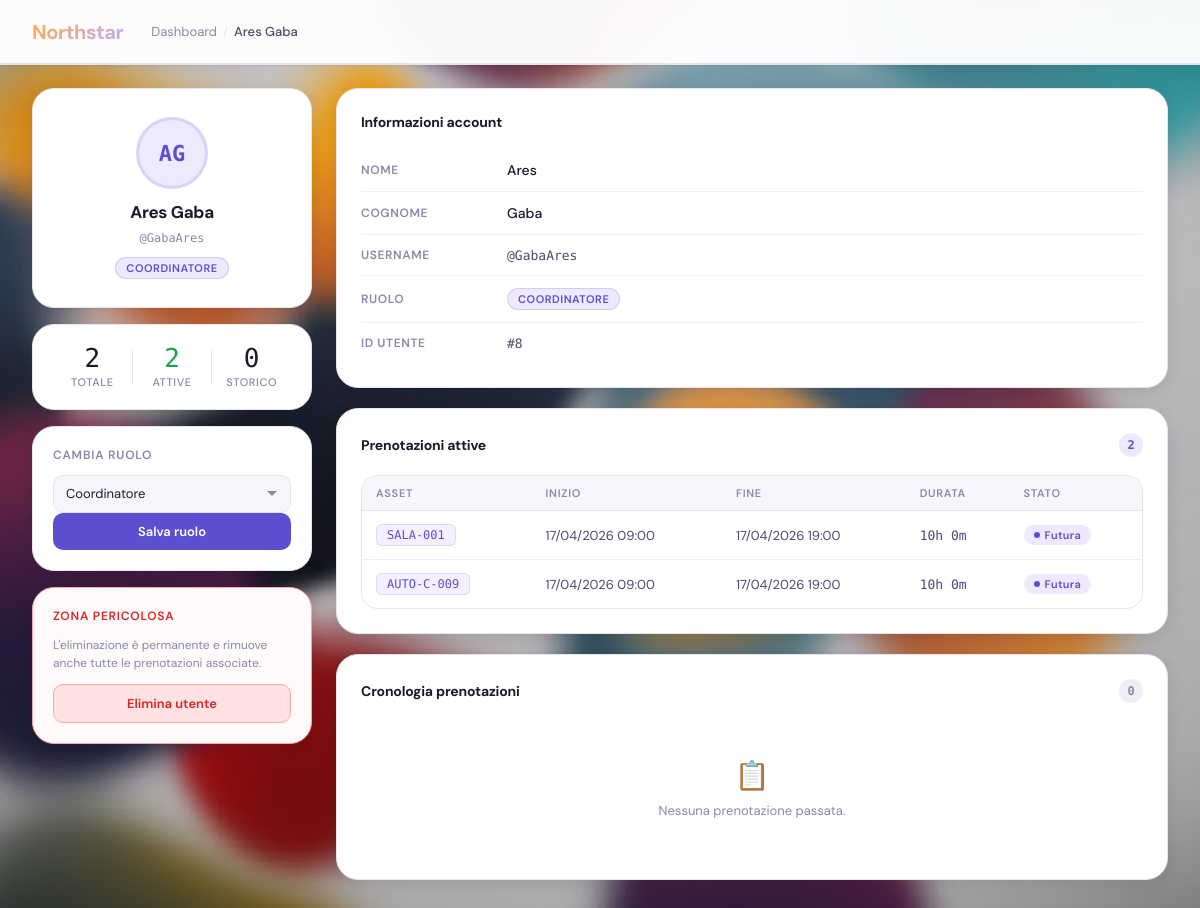
The page /public/admin/utenti/index.php?id=8 (signed in) on the database its author committed.
### tables this page shows
CREATE TABLE `utenti` (
  `id_utente` int(11) NOT NULL,
  `nome` varchar(50) NOT NULL,
  `cognome` varchar(50) NOT NULL,
  `username` varchar(100) NOT NULL,
  `password` varchar(255) NOT NULL,
  `id_ruolo` int(11) NOT NULL,
  `id_coordinatore` int(11) DEFAULT NULL
);

CREATE TABLE `ruoli` (
  `id_ruolo` int(11) NOT NULL,
  `nome_ruolo` varchar(20) NOT NULL
);

CREATE TABLE `prenotazioni` (
  `id_prenotazione` int(11) NOT NULL,
  `id_utente` int(11) NOT NULL,
  `id_asset` int(11) NOT NULL,
  `data_inizio` datetime NOT NULL,
  `data_fine` datetime NOT NULL,
  `modificata` tinyint(1) DEFAULT 0,
  `attiva` tinyint(1) DEFAULT 1,
  `num_modifiche` tinyint(3) UNSIGNED NOT NULL DEFAULT 0
);

CREATE TABLE `asset` (
  `id_asset` int(11) NOT NULL,
  `codice_asset` varchar(20) NOT NULL,
  `id_tipologia` int(11) NOT NULL,
  `stato` enum('Disponibile','Occupato','Non prenotabile') DEFAULT 'Disponibile',
  `mappa` enum('Sede','Parcheggio') NOT NULL,
  `piano` int(11) DEFAULT NULL
);

### public/admin/utenti/index.php (the view, shortened to what this page needs)
<?php
require_once __DIR__ . "/../../../config/config.php";
$userId = isset($_GET['id']) ? (int)$_GET['id'] : 0;
$sql = "SELECT u.id_utente, u.nome, u.cognome, u.username, u.id_ruolo, r.nome_ruolo as ruolo
        FROM utenti u
        JOIN ruoli r ON u.id_ruolo = r.id_ruolo
        WHERE u.id_utente = ? LIMIT 1";
$stmt = $conn->prepare($sql);
$stmt->bind_param("i", $userId);
$stmt->execute();
$result = $stmt->get_result();
$user = $result->fetch_assoc();
$roles = [];
$result = $conn->query("SELECT id_ruolo, nome_ruolo FROM ruoli ORDER BY nome_ruolo");
if ($result) {
    while ($row = $result->fetch_assoc()) { $roles[] = $row; }
}
$today = date('Y-m-d H:i:s');
$stmt = $conn->prepare("SELECT COUNT(*) as c FROM prenotazioni WHERE id_utente = ?");
$stmt->bind_param("i", $userId); $stmt->execute();
$bookingTotal = $stmt->get_result()->fetch_assoc()['c'] ?? 0;
$stmt = $conn->prepare("SELECT COUNT(*) as c FROM prenotazioni WHERE id_utente = ? AND data_fine >= ?");
$stmt->bind_param("is", $userId, $today); $stmt->execute();
$bookingActive = $stmt->get_result()->fetch_assoc()['c'] ?? 0;
$activeBookings = [];
$stmt = $conn->prepare(
    "SELECT p.id_prenotazione, p.data_inizio, p.data_fine, a.codice_asset
     FROM prenotazioni p JOIN asset a ON p.id_asset = a.id_asset
     WHERE p.id_utente = ? AND p.data_fine >= ?
     ORDER BY p.data_inizio ASC"
);
$stmt->bind_param("is", $userId, $today); $stmt->execute();
$result = $stmt->get_result();
while ($row = $result->fetch_assoc()) { $activeBookings[] = $row; }
$historyBookings = [];
$initials = strtoupper(substr($user['nome'], 0, 1) . substr($user['cognome'], 0, 1));
function durStr(string $start, string $end): string {
    $diff = (new DateTime($start))->diff(new DateTime($end));
    $h = ($diff->days * 24) + $diff->h;
    return $h > 0 ? "{$h}h {$diff->i}m" : "{$diff->i}m";
}
?>
<!DOCTYPE html>
<html lang="it">
<head>
    <link rel="stylesheet" href="../dashboard/dashboard.css">
    <link rel="stylesheet" href="./utenti.css">
</head>
<body>
<header class="header">
    <div class="header-left">
        <h1>Northstar</h1>
        <nav class="header-breadcrumb">
            <a href="../dashboard/index.php">Dashboard</a>
            <span class="bc-sep">/</span>
            <span class="bc-current"><?php echo htmlspecialchars($user['nome'] . ' ' . $user['cognome']); ?></span>
        </nav>
    </div>
</header>
<div class="utenti-page">
    <aside class="utenti-aside">
        <div class="profile-card">
            <div class="profile-avatar"><?php echo $initials; ?></div>
            <h2 class="profile-name"><?php echo htmlspecialchars($user['nome'] . ' ' . $user['cognome']); ?></h2>
            <span class="profile-username">@<?php echo htmlspecialchars($user['username']); ?></span>
            <span class="role-pill role-pill--aside"><?php echo htmlspecialchars($user['ruolo']); ?></span>
        </div>
        <div class="stats-card">
            <div class="stat-item">
                <span class="stat-number"><?php echo $bookingTotal; ?></span>
                <span class="stat-label">Totale</span>
            </div>
            <div class="stat-item">
                <span class="stat-number stat-active"><?php echo $bookingActive; ?></span>
                <span class="stat-label">Attive</span>
            </div>
            <div class="stat-item">
                <span class="stat-number"><?php echo max(0, $bookingTotal - $bookingActive); ?></span>
                <span class="stat-label">Storico</span>
            </div>
        </div>
        <div class="action-card">
            <h3 class="action-card-title">Cambia ruolo</h3>
            <form method="POST">
                <select name="id_ruolo" class="role-select">
                    <?php foreach ($roles as $role): ?>
                        <option value="<?php echo $role['id_ruolo']; ?>"
                            <?php echo $role['id_ruolo'] == $user['id_ruolo'] ? 'selected' : ''; ?>>
                            <?php echo htmlspecialchars($role['nome_ruolo']); ?>
                        </option>
                    <?php endforeach; ?>
                </select>
                <button type="submit" class="btn-primary btn-full">Salva ruolo</button>
            </form>
        </div>
        <div class="action-card danger-card">
            <h3 class="action-card-title danger-title">Zona pericolosa</h3>
            <p class="danger-desc">L'eliminazione è permanente e rimuove anche tutte le prenotazioni associate.</p>
            <button class="btn-danger btn-full" onclick="openDeleteModal()">Elimina utente</button>
        </div>
    </aside>
    <main class="utenti-main">
        <div class="panel">
            <h3 class="panel-title">Informazioni account</h3>
            <div class="info-rows">
                <div class="info-row">
                    <span class="info-key">Nome</span>
                    <span class="info-val"><?php echo htmlspecialchars($user['nome']); ?></span>
                </div>
                <div class="info-row">
                    <span class="info-key">Cognome</span>
                    <span class="info-val"><?php echo htmlspecialchars($user['cognome']); ?></span>
                </div>
                <div class="info-row">
                    <span class="info-key">Username</span>
                    <span class="info-val mono">@<?php echo htmlspecialchars($user['username']); ?></span>
                </div>
                <div class="info-row">
                    <span class="info-key">Ruolo</span>
                    <span class="info-val">
                        <span class="role-pill"><?php echo htmlspecialchars($user['ruolo']); ?></span>
                    </span>
                </div>
                <div class="info-row">
                    <span class="info-key">ID utente</span>
                    <span class="info-val mono">#<?php echo $user['id_utente']; ?></span>
                </div>
            </div>
        </div>
        <div class="panel">
            <div class="panel-header">
                <h3 class="panel-title">Prenotazioni attive</h3>
                <span class="panel-badge"><?php echo count($activeBookings); ?></span>
            </div>
            <?php if (empty($activeBookings)): ?>
                <div class="empty-state">
                    <span class="empty-icon">📭</span>
                    <p>Nessuna prenotazione attiva al momento.</p>
                </div>
            <?php else: ?>
                <div class="table-wrap">
                    <table class="data-table">
                        <thead>
                            <tr>
                                <th>Asset</th>
                                <th>Inizio</th>
                                <th>Fine</th>
                                <th>Durata</th>
                                <th>Stato</th>
                            </tr>
                        </thead>
                        <tbody>
                        <?php
                        $now = new DateTime();
                        foreach ($activeBookings as $b):
                            $start  = new DateTime($b['data_inizio']);
                            $end    = new DateTime($b['data_fine']);
                            $isNow  = $now >= $start && $now <= $end;
                        ?>
                            <tr>
                                <td><span class="asset-code"><?php echo htmlspecialchars($b['codice_asset']); ?></span></td>
                                <td><?php echo date('d/m/Y H:i', strtotime($b['data_inizio'])); ?></td>
                                <td><?php echo date('d/m/Y H:i', strtotime($b['data_fine'])); ?></td>
                                <td class="mono"><?php echo durStr($b['data_inizio'], $b['data_fine']); ?></td>
                                <td>
                                    <?php if ($isNow): ?>
                                        <span class="status-pill status-incorso">In corso</span>
                                    <?php else: ?>
                                        <span class="status-pill status-futura">Futura</span>
                                    <?php endif; ?>
                                </td>
                            </tr>
                        <?php endforeach; ?>
                        </tbody>
                    </table>
                </div>
            <?php endif; ?>
        </div>
        <div class="panel">
            <div class="panel-header">
                <h3 class="panel-title">Cronologia prenotazioni</h3>
                <span class="panel-badge panel-badge--muted"><?php echo count($historyBookings); ?></span>
            </div>
            <?php if (empty($historyBookings)): ?>
                <div class="empty-state">
                    <span class="empty-icon">📋</span>
                    <p>Nessuna prenotazione passata.</p>
                </div>
            <?php endif; ?>
        </div>
    </main>
</div>
</body>
</html>

### public/admin/dashboard/dashboard.css (style rules this page uses)
:root { --clr-primary: #5b4fcf; --clr-primary-dark: #4338b0; --clr-primary-light: #ede9ff; --clr-accent: #7c3aed; --clr-accent-soft: #f3f0ff; --clr-surface: #ffffff; --clr-surface-2: #f7f7fb; --clr-surface-3: #eeeef5; --clr-border: #e4e4ee; --clr-text-1: #1a1a2e; --clr-text-2: #4a4a6a; --clr-text-3: #8888aa; --clr-success: #16a34a; --clr-success-bg: #dcfce7; --clr-danger: #dc2626; --clr-danger-bg: #fee2e2; --clr-warning: #d97706; --clr-warning-bg: #fef3c7; --clr-bg-page: #100f24; --radius-sm: 6px; --radius-md: 10px; --radius-lg: 16px; --radius-xl: 22px; --shadow-sm: 0 1px 3px rgba(0,0,0,.08), 0 1px 2px rgba(0,0,0,.06); --shadow-md: 0 4px 16px rgba(20,18,50,.10); --shadow-lg: 0 8px 32px rgba(20,18,50,.14); --shadow-xl: 0 20px 60px rgba(20,18,50,.20); --font-body: 'DM Sans', system-ui, sans-serif; --font-mono: 'DM Mono', monospace; --transition: all .2s cubic-bezier(.4,0,.2,1); }
*, *::before, *::after { margin: 0; padding: 0; box-sizing: border-box; }
html { scroll-behavior: smooth; }
body { font-family: var(--font-body); background-image: url('../../assets/BackGround1.png'); background-size: cover; background-position: center; background-repeat: no-repeat; background-attachment: fixed; min-height: 100vh; color: var(--clr-text-1); -webkit-font-smoothing: antialiased; margin: 0; padding: 0; }
.header { background: rgba(255,255,255,.96); backdrop-filter: blur(16px); -webkit-backdrop-filter: blur(16px); border-bottom: 1px solid var(--clr-border); padding: 0 32px; height: 64px; display: flex; justify-content: space-between; align-items: center; position: sticky; top: 0; z-index: 200; box-shadow: 0 1px 0 var(--clr-border), var(--shadow-sm); }
.header-left { display: flex; align-items: center; gap: 28px; }
.header h1 { font-size: 20px; font-weight: 700; letter-spacing: -.4px; background: linear-gradient(135deg, #ffad50 0%, #c0a9fd 99.9%); -webkit-background-clip: text; -webkit-text-fill-color: transparent; background-clip: text; }

### rows shown on the page
utenti: nome+cognome "Ares Gaba", initials "AG", username "GabaAres", id_ruolo.nome_ruolo "COORDINATORE", id_ruolo "Coordinatore", nome "Ares", cognome "Gaba", id_utente "8"
prenotazioni: id_asset.codice_asset "SALA-001", data_inizio "17/04/2026 09:00", data_fine "17/04/2026 19:00", durStr($b['data_inizio'], $b['data_fine']) "10h 0m", shows "Futura"
prenotazioni: id_asset.codice_asset "AUTO-C-009", data_inizio "17/04/2026 09:00", data_fine "17/04/2026 19:00", durStr($b['data_inizio'], $b['data_fine']) "10h 0m", shows "Futura"

### other values the page prints
$bookingTotal "2"
$bookingActive "2"
max(0, $bookingTotal - $bookingActive) "0"
count($activeBookings) "2"
count($historyBookings) "0"
